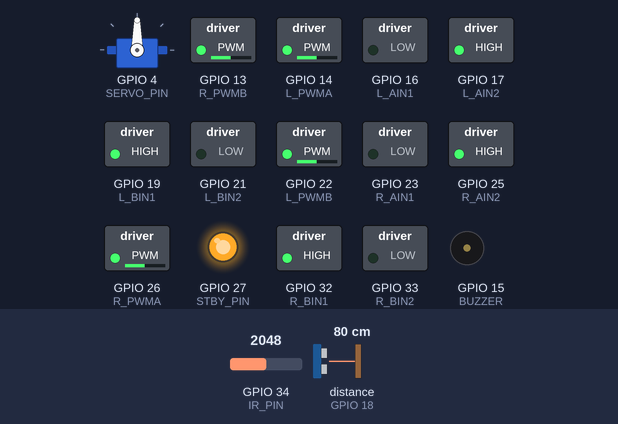
Simulated run of this sketch. Board: ESP32. Shown: servo, switched loads named in the sketch (green lamp = pin HIGH), output pins drawn as LEDs (lit = HIGH), buzzer (waves = sounding, pin HIGH). Wiring (inferred from the names in the program): ultrasonic range finder: trigger GPIO 5; echo GPIO 18. Dashed ring = blinking. Inputs (shaded band) come from the test bench; at power-on: distance to the obstacle (sensor on GPIO 18) 80 cm, GPIO 34 (IR_PIN) = 2048. The echo pulse lasts 58.3 µs per cm; pins used as bus, display or sensor lines are not drawn; what the sketch prints to the serial monitor is not drawn.

Above: at 1.7 s.
1.8 s: distance to the obstacle (sensor on GPIO 18) set to 33 cm
3.3 s: distance to the obstacle (sensor on GPIO 18) set to 28 cm
At 3.61 s:
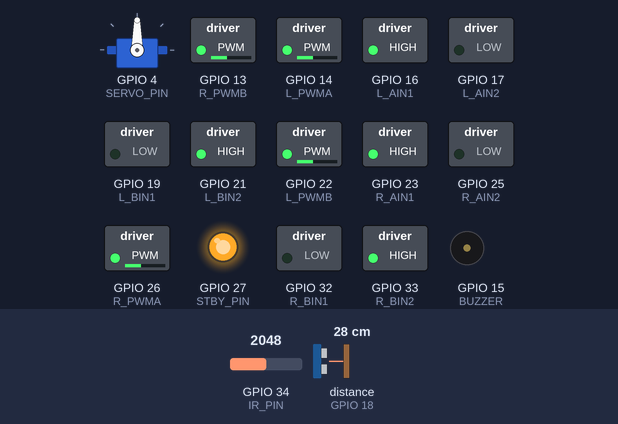
At 4.06 s:
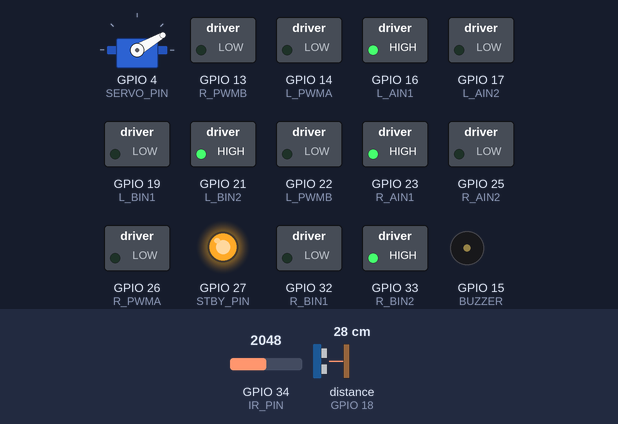
6.3 s: GPIO 34 (IR_PIN) set to 1560
At 8.35 s:
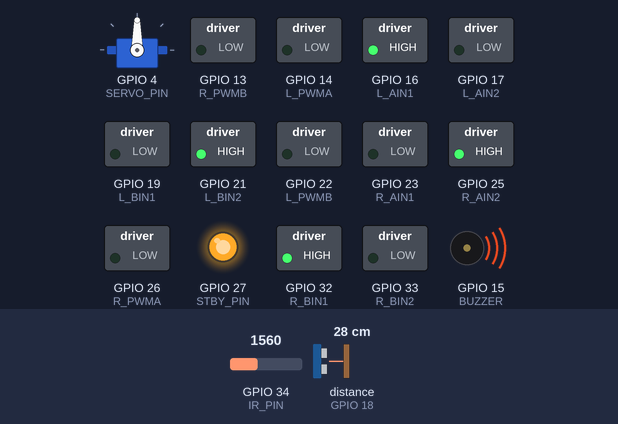
9.3 s: GPIO 34 (IR_PIN) set to 1640
At 10.03 s:
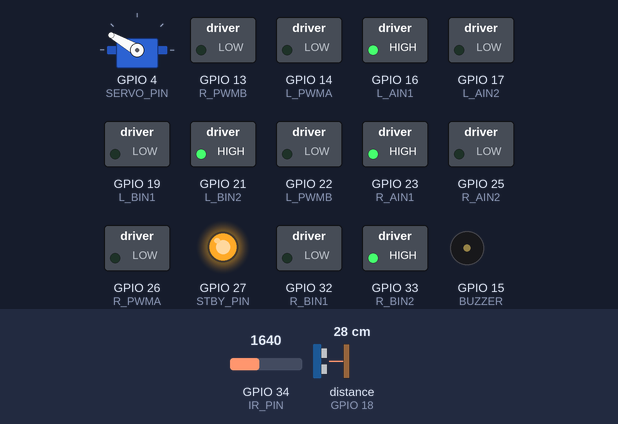
12.3 s: GPIO 34 (IR_PIN) set to 1228
15.3 s: distance to the obstacle (sensor on GPIO 18) set to 60 cm
Timing chart, 0 to 19.3 s (numbered marks = the images above; inputs shaded):
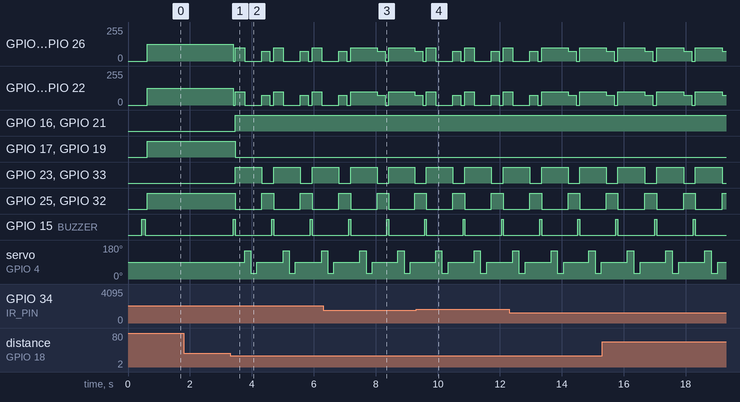

The sketch:

ObstacleAvoidingCar.ino
```cpp
#include <Arduino.h>
#include <ESP32Servo.h>

// ---------------- Pin Mapping ----------------
// Left TB6612 (two motors on left side)
const int L_AIN1 = 16;
const int L_AIN2 = 17;
const int L_PWMA = 14;  // LEDC ch 0
const int L_BIN1 = 19;
const int L_BIN2 = 21;
const int L_PWMB = 22;  // LEDC ch 1

// Right TB6612 (two motors on right side)
const int R_AIN1 = 23;
const int R_AIN2 = 25;
const int R_PWMA = 26;  // LEDC ch 2
const int R_BIN1 = 32;
const int R_BIN2 = 33;
const int R_PWMB = 13;  // LEDC ch 3

// Standby: both TB6612 STBY tied to this GPIO (or tie to 3.3V and comment lines)
const int STBY_PIN = 27;

// Sensors / Actuators
const int SERVO_PIN = 4;
const int TRIG_PIN  = 5;
const int ECHO_PIN  = 18; // MUST be level-shifted to 3.3V
const int IR_PIN    = 34; // analog input-only
const int BUZZER    = 15; // active buzzer (HIGH = beep)

// ---------------- Motor PWM (LEDC) ----------------
const int PWM_FREQ     = 18000; // quiet
const int PWM_RES_BITS = 10;    // 0..1023
const int PWM_MAX      = (1 << PWM_RES_BITS) - 1;

// LEDC channels
const int CH_L_PWMA = 0;
const int CH_L_PWMB = 1;
const int CH_R_PWMA = 2;
const int CH_R_PWMB = 3;

// ---------------- Per-motor inversion ----------------
// If a wheel spins the wrong way when moving FORWARD, flip its flag.
bool L_A_INVERT = true; // Left driver channel A (AO1/AO2)
bool L_B_INVERT = false;  // Left driver channel B (BO1/BO2)  <-- common case: set true
bool R_A_INVERT = true; // Right driver channel A
bool R_B_INVERT = false;  // Right driver channel B           <-- common case: set true

// ---------------- Behavior Tunables ----------------
const int   BASE_SPEED        = 500; // 0..1023
const int   TURN_SPEED        = 300;
const int   REVERSE_SPEED     = 400;
const int   SAFE_DISTANCE_CM  = 30;  // stop/avoid threshold (as requested)
const int   CLEAR_DISTANCE_CM = 18;  // “good to go” distance
const int   TURN_ANGLE_L      = 150; // servo look left
const int   TURN_ANGLE_C      = 90;  // center
const int   TURN_ANGLE_R      = 30;  // right
const int   REVERSE_MS        = 300;
const int   PIVOT_MS          = 260;
const int   STOP_BEEP_MS      = 60;
const int   IR_EDGE_THRESHOLD = 1600; // tune per your IR sensor/surface

// ---------------- Globals ----------------
Servo scanServo;

// ---------------- Utilities ----------------
void beep(int ms) {
  digitalWrite(BUZZER, HIGH);
  delay(ms);
  digitalWrite(BUZZER, LOW);
}

long singlePingCM(unsigned long timeout_us = 20000UL) {
  digitalWrite(TRIG_PIN, LOW);
  delayMicroseconds(2);
  digitalWrite(TRIG_PIN, HIGH);
  delayMicroseconds(10);
  digitalWrite(TRIG_PIN, LOW);
  unsigned long dur = pulseIn(ECHO_PIN, HIGH, timeout_us);
  if (dur == 0) return 9999;
  return dur / 58; // us -> cm
}

long distanceCM() {
  const int N=5;
  long d[N];
  for (int i=0;i<N;i++){ d[i]=singlePingCM(); delay(8); }
  for (int i=0;i<N-1;i++) for (int j=i+1;j<N;j++) if(d[j]<d[i]) { long t=d[i]; d[i]=d[j]; d[j]=t; }
  return d[N/2];
}

void writeChannel(bool forward, int AIN1, int AIN2, int pwmCh, int pwmVal, bool invert){
  bool f = invert ? !forward : forward;
  digitalWrite(AIN1, f ? HIGH : LOW);
  digitalWrite(AIN2, f ? LOW  : HIGH);
  ledcWrite(pwmCh, pwmVal);
}

// Drive both motors on a side with possible different inversions for A/B
void setSide(int speed,
             int AIN1_A, int AIN2_A, int PWM_A_ch, bool INV_A,
             int AIN1_B, int AIN2_B, int PWM_B_ch, bool INV_B) {
  int mag = abs(speed);
  if (mag > PWM_MAX) mag = PWM_MAX;
  bool forward = (speed >= 0);
  writeChannel(forward, AIN1_A, AIN2_A, PWM_A_ch, mag, INV_A);
  writeChannel(forward, AIN1_B, AIN2_B, PWM_B_ch, mag, INV_B);
}

void driveLeft (int speed){ setSide(speed, L_AIN1,L_AIN2,CH_L_PWMA,L_A_INVERT, L_BIN1,L_BIN2,CH_L_PWMB,L_B_INVERT); }
void driveRight(int speed){ setSide(speed, R_AIN1,R_AIN2,CH_R_PWMA,R_A_INVERT, R_BIN1,R_BIN2,CH_R_PWMB,R_B_INVERT); }

void stopAll(){
  ledcWrite(CH_L_PWMA,0); ledcWrite(CH_L_PWMB,0);
  ledcWrite(CH_R_PWMA,0); ledcWrite(CH_R_PWMB,0);
}

void forward(int s=BASE_SPEED){ driveLeft(+s); driveRight(+s); }
void reverse(int s=REVERSE_SPEED){ driveLeft(-s); driveRight(-s); }
void pivotLeft(int s=TURN_SPEED){ driveLeft(-s); driveRight(+s); }
void pivotRight(int s=TURN_SPEED){ driveLeft(+s); driveRight(-s); }

void aimServo(int angle){ scanServo.write(angle); delay(150); }

int chooseBestTurn(){
  aimServo(TURN_ANGLE_L); long dL = distanceCM();
  aimServo(TURN_ANGLE_R); long dR = distanceCM();
  aimServo(TURN_ANGLE_C);
  return (dL >= dR) ? +1 : -1; // +1 left, -1 right
}

void setup() {
  Serial.begin(115200);

  // Motor control pins
  pinMode(L_AIN1,OUTPUT); pinMode(L_AIN2,OUTPUT);
  pinMode(L_BIN1,OUTPUT); pinMode(L_BIN2,OUTPUT);
  pinMode(R_AIN1,OUTPUT); pinMode(R_AIN2,OUTPUT);
  pinMode(R_BIN1,OUTPUT); pinMode(R_BIN2,OUTPUT);

  // PWM
  ledcSetup(CH_L_PWMA, PWM_FREQ, PWM_RES_BITS); ledcSetup(CH_L_PWMB, PWM_FREQ, PWM_RES_BITS);
  ledcSetup(CH_R_PWMA, PWM_FREQ, PWM_RES_BITS); ledcSetup(CH_R_PWMB, PWM_FREQ, PWM_RES_BITS);
  ledcAttachPin(L_PWMA, CH_L_PWMA); ledcAttachPin(L_PWMB, CH_L_PWMB);
  ledcAttachPin(R_PWMA, CH_R_PWMA); ledcAttachPin(R_PWMB, CH_R_PWMB);

  // Standby enable
  pinMode(STBY_PIN, OUTPUT);
  digitalWrite(STBY_PIN, HIGH);

  // Sensors / actuators
  pinMode(TRIG_PIN, OUTPUT);
  pinMode(ECHO_PIN, INPUT);
  pinMode(BUZZER, OUTPUT);
  digitalWrite(BUZZER, LOW);

  // Servo
  scanServo.setPeriodHertz(50);
  scanServo.attach(SERVO_PIN, 500, 2500);
  aimServo(TURN_ANGLE_C);

  stopAll();
  delay(300);
  beep(100);

  Serial.println("Ready. If a wheel turns wrong way, flip its *_INVERT flag.");
}

void loop() {
  long dC = distanceCM();
  int ir = analogRead(IR_PIN);

  // Edge/cliff protection (IR)
  if (ir < IR_EDGE_THRESHOLD) {
    stopAll(); beep(STOP_BEEP_MS);
    reverse(REVERSE_SPEED); delay(REVERSE_MS);
    int turnDir = chooseBestTurn();
    (turnDir > 0) ? pivotLeft() : pivotRight();
    delay(PIVOT_MS); stopAll();
    return;
  }

  // Ultrasonic avoidance
  if (dC <= SAFE_DISTANCE_CM) {
    stopAll(); beep(STOP_BEEP_MS);
    reverse(REVERSE_SPEED); delay(REVERSE_MS); stopAll();
    int turnDir = chooseBestTurn();
    (turnDir > 0) ? pivotLeft() : pivotRight();
    delay(PIVOT_MS); stopAll();
  } else {
    if (dC >= CLEAR_DISTANCE_CM) forward(BASE_SPEED);
    else forward(BASE_SPEED * 3 / 4);
  }

  delay(20);
}
```

Measured:
- the behaviour switches between 31 and 30 cm on distance to the obstacle (sensor on GPIO 18) (found by bisection; images 0 and 1)
- after the input at 1.8 s, every drawn part: stays the same
- after the input at 3.3 s, GPIO 13 (R_PWMB), GPIO 14 (L_PWMA): 125/255 → 0/255 after 0.10 s, then repeats every 1.2 s: 100/255 0.30 s, 0/255 0.55 s, 75/255 0.26 s, 0/255 0.13 s
